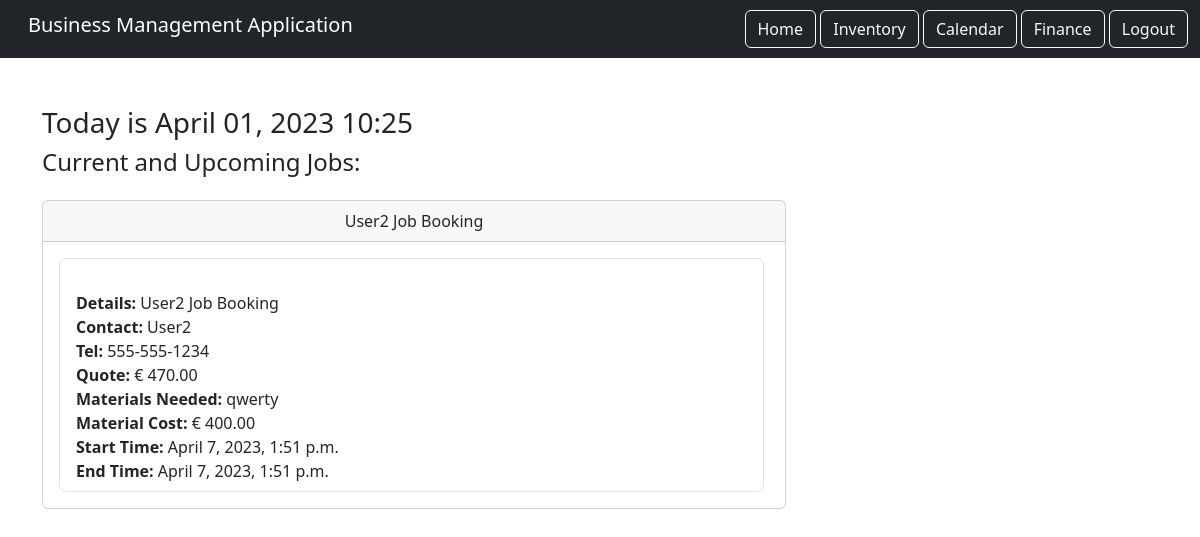
Before: / (signed in) with the older database file.
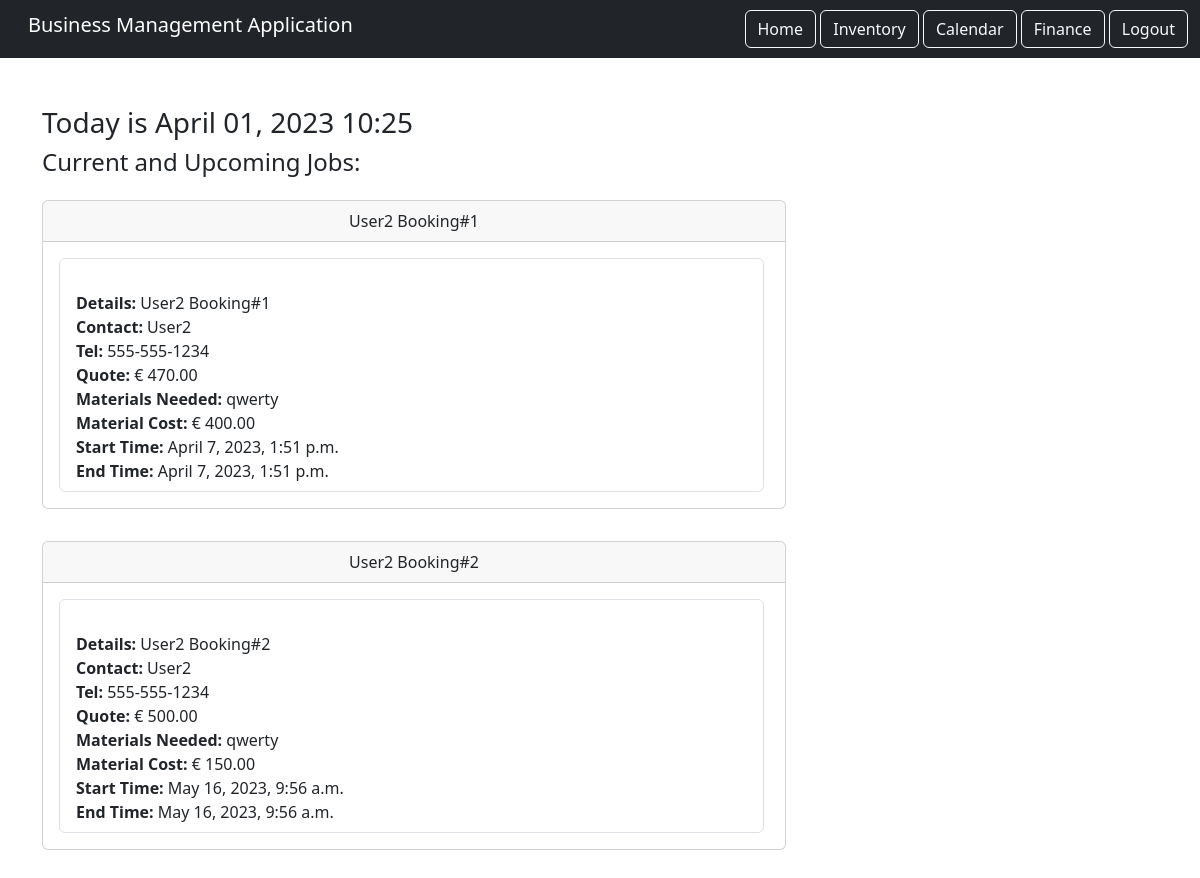
After: the same page with the newer database file.
### calendar_component/models.py (models this page shows, shortened)
class Booking(models.Model):
    title = models.CharField(max_length=200)
    details = models.TextField()
    contact = models.CharField(max_length=200)
    phone_number = models.CharField(max_length=15)
    quote = models.DecimalField(max_digits=10, decimal_places=2)
    materials_needed = models.TextField()
    materials_cost = models.DecimalField(max_digits=10, decimal_places=2)
    start_time = models.DateTimeField()
    end_time = models.DateTimeField()
    completed = models.BooleanField(default=False)
    user = models.ForeignKey(User, on_delete=models.CASCADE, related_name='bookings')

### home/views.py (the view)
# urls.py: path('', views.HomePage.as_view(), name="home"),
class HomePage(LoginRequiredMixin, TemplateView):
    template_name = 'home.html'
    login_url = '/login' # if user is not logged in and trys to access home.html they are redirected to the login page
    def get_context_data(self, **kwargs):
        context = super().get_context_data(**kwargs)
        context['current_date_time'] = timezone.now() # gets the current date, year and time
        user_bookings = Booking.objects.filter(completed=False, user=self.request.user)
        context['bookings'] = user_bookings[:2]
        return context

### home/templates/home.html (shortened to what this page needs)
{% extends 'base.html' %}
{% load static %}
{% block content %}
<div>
    <h3>Today is {{ current_date_time|date:'F d, Y H:i' }}</h3>
</div>
<div>
    <h4>Current and Upcoming Jobs:</h4>
</div>
<div>
    {% for booking in bookings %}
        <div class="col-md-8 py-3">
            <div class="card">
                <div class="card-header text-center">
                    {{ booking.title }}
                </div>
                <div class="card-body">
                    <ul class="list-group">
                        <li class="list-group-item">
                            <br> <span class="text-left"><strong> Details: </strong> {{ booking.details }}</span>
                            <br> <span class="text-left"><strong> Contact: </strong> {{ booking.contact }}</span>
                            <br> <span class="text-left"><strong> Tel: </strong> {{ booking.phone_number }}</span>
                            <br> <span class="text-left"><strong> Quote: </strong> &euro; {{ booking.quote }}</span>
                            <br> <span class="text-left"><strong> Materials Needed: </strong> {{ booking.materials_needed }}</span>
                            <br> <span class="text-left"><strong> Material Cost: </strong> &euro; {{ booking.materials_cost }} </span>
                            <br> <span class="text-left"><strong> Start Time: </strong> {{ booking.start_time }}</span>
                            <br> <span class="text-left"><strong> End Time: </strong> {{ booking.end_time }}</span>
                    </ul>
                </div>
            </div>
        </div>
    {% endfor %}
</div>
{% endblock content %}

Changed rows visible on the page:
changed Booking: title "User2 Job Booking" → "User2 Booking#1"; details "User2 Job Booking" → "User2 Booking#1"
added Booking: title "User2 Booking#2", details "User2 Booking#2", contact "User2", phone_number "555-555-1234", quote "500.00", materials_needed "qwerty", materials_cost "150.00", start_time "May 16, 2023, 9:56 a.m.", end_time "May 16, 2023, 9:56 a.m."
